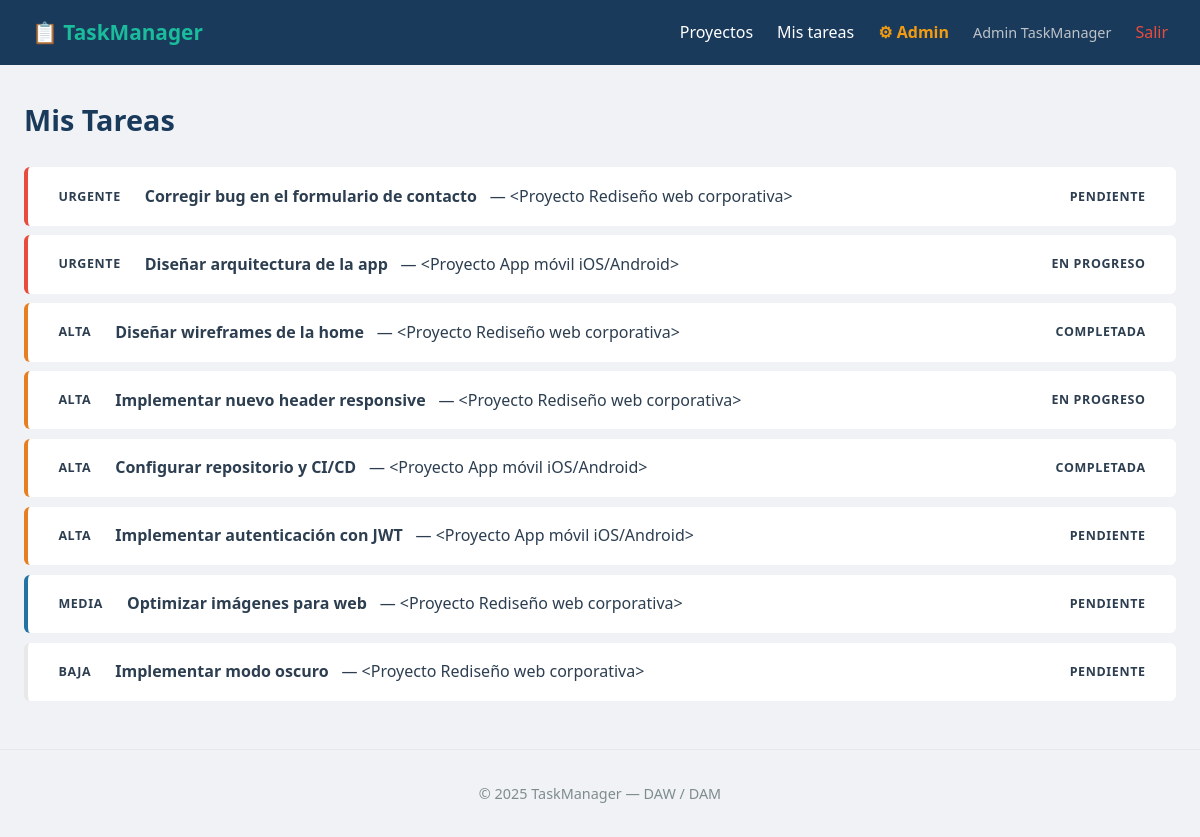
Page /proyectos/tareas (signed in) on the committed database.
### app/models.py (models this page shows, shortened)
class Usuario(UserMixin, db.Model): # UserMixin PRIMERO, db.Model SEGUNDO
    __tablename__ = 'usuarios'
    id = db.Column(db.Integer, primary_key=True)
    nombre = db.Column(db.String(100), nullable=False)
    email = db.Column(db.String(150), unique=True, nullable=False)
    password = db.Column(db.String(256), nullable=False)
    rol = db.Column(db.String(20), default='usuario') # 'usuario' o
    'admin'
    activo = db.Column(db.Boolean, default=True)
    creado_en = db.Column(db.DateTime, default=datetime.utcnow)
    proyectos = db.relationship('Proyecto', backref='propietario',
                                lazy='dynamic',
                                foreign_keys='Proyecto.propietario_id')
    @property
    def es_admin(self):
        return self.rol == 'admin'
    @property
    def is_active(self):
        return self.activo

class Tarea(db.Model):
    __tablename__ = 'tareas'
    id = db.Column(db.Integer, primary_key=True)
    titulo = db.Column(db.String(200), nullable=False)
    descripcion = db.Column(db.Text)
    prioridad = db.Column(db.String(20), default='media')
    estado = db.Column(db.String(20), default='pendiente')
    fecha_limite = db.Column(db.Date)
    creado_en = db.Column(db.DateTime, default=datetime.utcnow)
    proyecto_id = db.Column(db.Integer, db.ForeignKey('proyectos.id'))
    asignado_id = db.Column(db.Integer, db.ForeignKey('usuarios.id'),
    nullable=True)
    comentarios = db.relationship('Comentario', backref='tarea',
    lazy='dynamic',
    cascade='all, delete-orphan')
    etiquetas = db.relationship('Etiqueta', secondary=tarea_etiqueta,
    backref=db.backref('tareas', lazy='dynamic'))

class Proyecto(db.Model):
    __tablename__ = 'proyectos'
    id = db.Column(db.Integer, primary_key=True)
    titulo = db.Column(db.String(100), nullable=False)
    descripcion = db.Column(db.Text)
    estado = db.Column(db.String(20), default='activo')
    fecha_limite = db.Column(db.Date)
    creado_en = db.Column(db.DateTime, default=datetime.utcnow)
    propietario_id = db.Column(db.Integer, db.ForeignKey('usuarios.id'))
    tareas = db.relationship('Tarea', backref='proyecto', lazy='dynamic',
    cascade='all, delete-orphan',
    order_by='Tarea.creado_en')
    def __repr__(self):
        return f'<Proyecto {self.titulo}>'

### app/routes/tasks.py (the view)
@tasks.route('/tareas')
@login_required # ← Protege esta ruta
def mis_tareas():
    tareas = Tarea.query.all()
    tareas.sort(key=lambda t: ORDEN_PRIORIDAD.get(t.prioridad, 99))
    return render_template('tasks/lista.html', tareas=tareas)

### app/models.py (called while the page is built)
@login_manager.user_loader
def cargar_usuario(user_id):
    return Usuario.query.get(int(user_id))

### app/templates/tasks/lista.html (shortened to what this page needs)
{% extends 'base.html' %}
{% block content %}
<div class='page-header'>
    <h1>Mis Tareas</h1>
</div>
{% for tarea in tareas %}
<div class='tarea prioridad-{{ tarea.prioridad }}'>
    <div class='tarea-info'>
        <span class='badge badge-prioridad-{{ tarea.prioridad }}'>
            {{ tarea.prioridad | upper }}
        </span>
        <strong>{{ tarea.titulo }}</strong>
        <span class='proyecto-nombre'>— {{ tarea.proyecto }}</span>
    </div>
    <span class='badge badge-estado-{{ tarea.estado }}'>
        {{ tarea.estado | replace('_', ' ') | capitalize }}
    </span>
</div>
{% else %}
<p class='vacio'>No hay tareas.</p>
{% endfor %}
{% endblock %}

### app/templates/base.html (shortened to what this page needs)
<!DOCTYPE html>
<html lang='es'>
<head>
    <link rel='stylesheet' href="{{ url_for('static', filename='css/style.css')
    }}">
</head>
<body>
    <nav class='navbar'>
        <a href="{{ url_for('main.index') }}" class='logo'>📋 TaskManager</a>
        <div class='nav-links'>
            {% if current_user.is_authenticated %}
                <a href="{{ url_for('projects.lista') }}">Proyectos</a>
                <a href="{{ url_for('tasks.mis_tareas') }}">Mis tareas</a>
                {% if current_user.es_admin %}
                    <a href="{{ url_for('main.admin') }}" class='nav-admin'>⚙
                    Admin</a>
                {% endif %}
                <span class='nav-usuario'>{{ current_user.nombre }}</span>
                <a href="{{ url_for('auth.logout') }}" class='nav-logout'>Salir</a>
            {% else %}
                <a href="{{ url_for('auth.login') }}">Iniciar sesión</a>
                <a href="{{ url_for('auth.registro') }}" class='btn btnsm'>Registrarse</a>
            {% endif %}
        </div>
    </nav>
    <main class='contenido'>
    {% block content %}{% endblock %}
    </main>
    <footer><p>&copy; 2025 TaskManager — DAW / DAM</p></footer>
</body>
</html>

### app/static/css/style.css (style rules this page uses)
*, *::before, *::after { margin: 0; padding: 0; box-sizing: border-box; }
:root { --azul-oscuro: #1a3a5c; --azul: #2471a3; --verde: #1abc9c; --rojo: #e74c3c; --naranja: #e67e22; --gris-claro: #f0f2f5; --texto: #2c3e50; --texto-suave: #7f8c8d; }
body { font-family: 'Segoe UI', Arial, sans-serif; background: var(--gris-claro); color: var(--texto); line-height: 1.6; }
.navbar { background: var(--azul-oscuro); display: flex; justify-content: space-between; align-items: center; padding: 1rem 2rem; position: sticky; top: 0; z-index: 100; }
.navbar .logo { color: var(--verde); font-weight: 700; font-size: 1.3rem; text-decoration: none; }
.nav-links { display: flex; align-items: center; gap: 1.5rem; }
.nav-links a { color: #fff; text-decoration: none; transition: color .2s; }
.contenido { max-width: 1200px; margin: 2rem auto; padding: 0 1.5rem; }
.page-header { display: flex; justify-content: space-between; align-items: center; margin-bottom: 1.5rem; }
.page-header h1 { font-size: 1.8rem; color: var(--azul-oscuro); }
.badge { padding: .2rem .7rem; border-radius: 12px; font-size: .78rem; font-weight: 600; text-transform: uppercase; letter-spacing: .05em; }
.tarea { background: #fff; border-radius: 6px; padding: 1rem 1.2rem; margin-bottom: .6rem; display: flex; justify-content: space-between; align-items: center; border-left: 4px solid #e8e8e8; }
.tarea.prioridad-urgente { border-left-color: var(--rojo); }
.tarea.prioridad-alta { border-left-color: var(--naranja); }
.tarea.prioridad-media { border-left-color: var(--azul); }
.tarea-info { display: flex; align-items: center; gap: .8rem; }
footer { text-align: center; padding: 2rem; color: var(--texto-suave); margin-top: 3rem; border-top: 1px solid #e8e8e8; font-size: .9rem; }
.nav-usuario { color: #bdc3c7; font-size: .9rem; }
.nav-logout { color: #e74c3c !important; }
.nav-admin { color: #f39c12 !important; font-weight: 600; }

### rows in the picture
Usuario: nombre "Admin TaskManager"
Tarea: prioridad "URGENTE", titulo "Corregir bug en el formulario de contacto", proyecto "<Proyecto Rediseño web corporativa>", estado "PENDIENTE"
Tarea: prioridad "URGENTE", titulo "Diseñar arquitectura de la app", proyecto "<Proyecto App móvil iOS/Android>", estado "EN PROGRESO"
Tarea: prioridad "ALTA", titulo "Diseñar wireframes de la home", proyecto "<Proyecto Rediseño web corporativa>", estado "COMPLETADA"
Tarea: prioridad "ALTA", titulo "Implementar nuevo header responsive", proyecto "<Proyecto Rediseño web corporativa>", estado "EN PROGRESO"
Tarea: prioridad "ALTA", titulo "Configurar repositorio y CI/CD", proyecto "<Proyecto App móvil iOS/Android>", estado "COMPLETADA"
Tarea: prioridad "ALTA", titulo "Implementar autenticación con JWT", proyecto "<Proyecto App móvil iOS/Android>", estado "PENDIENTE"
Tarea: prioridad "MEDIA", titulo "Optimizar imágenes para web", proyecto "<Proyecto Rediseño web corporativa>", estado "PENDIENTE"
Tarea: prioridad "BAJA", titulo "Implementar modo oscuro", proyecto "<Proyecto Rediseño web corporativa>", estado "PENDIENTE"
